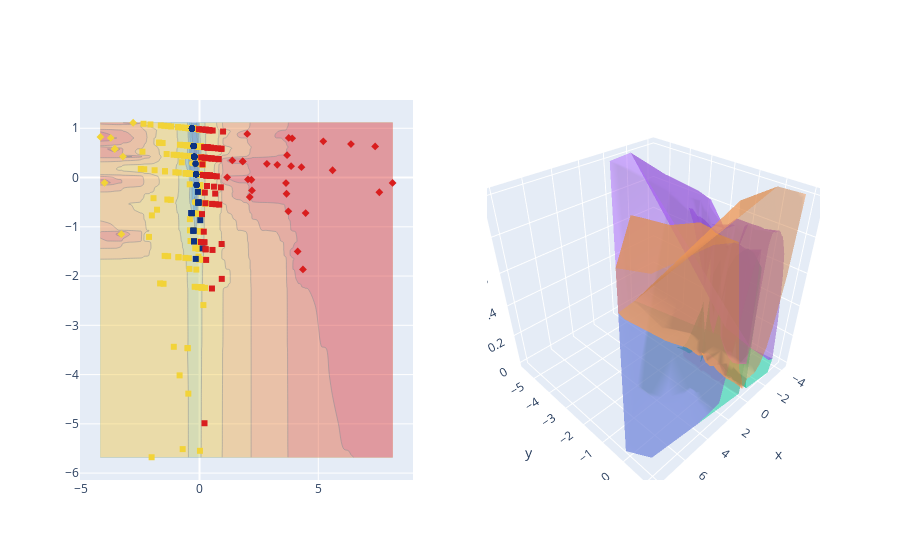

The code cell stored with this chart in its notebook:
### Code cell
fig = make_subplots(rows=1, cols=2, specs=[[{"type": "xy"}, {'is_3d': True}]])

# 2d

fig.add_trace(go.Contour(
    x=X_lda[:,0],
    y=X_lda[:,1],
    z=nb_model.predict(X_lda),
    showscale=False,
    opacity=0.40,
    colorscale='portland'
), row=1, col=1)

fig.add_trace(go.Scatter(
    x=X_lda[:,0],
    y=X_lda[:,1],
    text=loan['Status'],
    mode='markers',
    marker_symbol=nb_model.predict(X_lda),
    marker=dict(color=y, colorscale='portland')
), row=1, col=1)

# 3d

pred_probs = np.around(nb_model.predict_proba(X_lda), decimals=2)

#x0 = np.random.normal(nb_model.theta_[0][0], nb_model.sigma_[0][0], 100)
#x1 = np.random.normal(nb_model.theta_[0][1], nb_model.sigma_[0][1], 100)
                    
for i, label in enumerate(loan.Status.unique()):
        
    fig.add_trace(go.Mesh3d(
        x=X_lda[:,0], 
        y=X_lda[:,1], 
        z=pred_probs[:,i], 
        opacity=0.5,
        name=f'P({label})',
        color=i+1,
        colorscale='portland'
    ), row=1, col=2)


fig.show()

### Figure 1 — Plotly figure (JSON) as saved in the notebook; plotly's stock layout.template omitted (floating-point values rounded to 4 significant figures; data arrays with more than 128 entries replaced by an {"elided": "..."} marker saying what was removed)
{"data": [{"colorscale": [[0, "rgb(12,51,131)"], [0.25, "rgb(10,136,186)"], [0.5, "rgb(242,211,56)"], [0.75, "rgb(242,143,56)"], [1, "rgb(217,30,30)"]], "opacity": 0.4, "showscale": false, "type": "contour", "x": {"elided": "500 float values"}, "xaxis": "x", "y": {"elided": "500 float values"}, "yaxis": "y", "z": {"elided": "500 int values"}}, {"marker": {"color": {"elided": "500 int values"}, "colorscale": [[0, "rgb(12,51,131)"], [0.25, "rgb(10,136,186)"], [0.5, "rgb(242,211,56)"], [0.75, "rgb(242,143,56)"], [1, "rgb(217,30,30)"]], "symbol": {"elided": "500 int values"}}, "mode": "markers", "text": {"elided": "500 str values"}, "type": "scatter", "x": {"elided": "500 float values"}, "xaxis": "x", "y": {"elided": "500 float values"}, "yaxis": "y"}, {"color": 1, "colorscale": [[0, "rgb(12,51,131)"], [0.25, "rgb(10,136,186)"], [0.5, "rgb(242,211,56)"], [0.75, "rgb(242,143,56)"], [1, "rgb(217,30,30)"]], "name": "P(1)", "opacity": 0.5, "scene": "scene", "type": "mesh3d", "x": {"elided": "500 float values"}, "y": {"elided": "500 float values"}, "z": {"elided": "500 float values"}}, {"color": 2, "colorscale": [[0, "rgb(12,51,131)"], [0.25, "rgb(10,136,186)"], [0.5, "rgb(242,211,56)"], [0.75, "rgb(242,143,56)"], [1, "rgb(217,30,30)"]], "name": "P(0)", "opacity": 0.5, "scene": "scene", "type": "mesh3d", "x": {"elided": "500 float values"}, "y": {"elided": "500 float values"}, "z": {"elided": "500 float values"}}, {"color": 3, "colorscale": [[0, "rgb(12,51,131)"], [0.25, "rgb(10,136,186)"], [0.5, "rgb(242,211,56)"], [0.75, "rgb(242,143,56)"], [1, "rgb(217,30,30)"]], "name": "P(2)", "opacity": 0.5, "scene": "scene", "type": "mesh3d", "x": {"elided": "500 float values"}, "y": {"elided": "500 float values"}, "z": {"elided": "500 float values"}}], "layout": {"scene": {"domain": {"x": [0.55, 1], "y": [0, 1]}}, "xaxis": {"anchor": "y", "domain": [0, 0.45]}, "yaxis": {"anchor": "x", "domain": [0, 1]}}}
